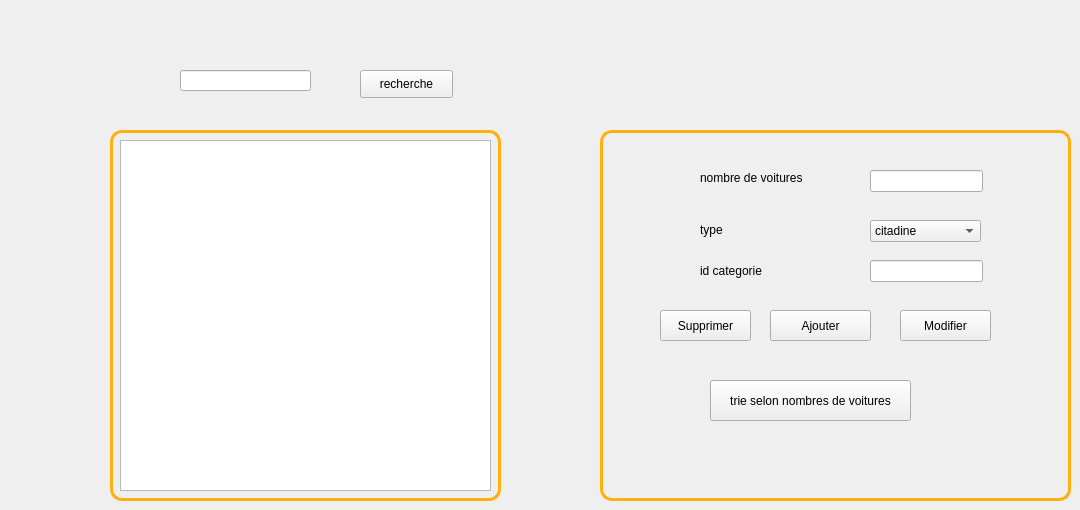
      <widget class="QWidget" name="page_6">
       <widget class="QLineEdit" name="lineEdit_nbvoitures">
        <property name="geometry">
         <rect>
          <x>870</x>
          <y>170</y>
          <width>113</width>
          <height>22</height>
         </rect>
        </property>
        <property name="styleSheet">
         <string notr="true"/>
        </property>
       </widget>
       <widget class="QPushButton" name="modifier_categorie">
        <property name="geometry">
         <rect>
          <x>900</x>
          <y>310</y>
          <width>91</width>
          <height>31</height>
         </rect>
        </property>
        <property name="text">
         <string>Modifier</string>
        </property>
        <property name="icon">
         <iconset resource="res.qrc">
          <normaloff>:/theme_normal/modifier.png</normaloff>:/theme_normal/modifier.png</iconset>
        </property>
       </widget>
       <widget class="QLabel" name="label_45">
        <property name="geometry">
         <rect>
          <x>700</x>
          <y>170</y>
          <width>151</width>
          <height>16</height>
         </rect>
        </property>
        <property name="styleSheet">
         <string notr="true">font: 10pt &quot;MS Shell Dlg 2&quot;;</string>
        </property>
        <property name="text">
         <string>nombre de voitures</string>
        </property>
       </widget>
       <widget class="QLabel" name="label_46">
        <property name="geometry">
         <rect>
          <x>700</x>
          <y>250</y>
          <width>111</width>
          <height>41</height>
         </rect>
        </property>
        <property name="styleSheet">
         <string notr="true">
font: 10pt &quot;MS Shell Dlg 2&quot;;</string>
        </property>
        <property name="text">
         <string>id categorie</string>
        </property>
       </widget>
       <widget class="QPushButton" name="supprimer_categorie">
        <property name="geometry">
         <rect>
          <x>660</x>
          <y>310</y>
          <width>91</width>
          <height>31</height>
         </rect>
        </property>
        <property name="text">
         <string>Supprimer</string>
        </property>
        <property name="icon">
         <iconset resource="res.qrc">
          <normaloff>:/theme_normal/supprimer.png</normaloff>:/theme_normal/supprimer.png</iconset>
        </property>
       </widget>
       <widget class="QLineEdit" name="lineEdit_idc">
        <property name="geometry">
         <rect>
          <x>870</x>
          <y>260</y>
          <width>113</width>
          <height>22</height>
         </rect>
        </property>
        <property name="styleSheet">
         <string notr="true"/>
        </property>
       </widget>
       <widget class="QPushButton" name="trie_categorie">
        <property name="geometry">
         <rect>
          <x>710</x>
          <y>380</y>
          <width>201</width>
          <height>41</height>
         </rect>
        </property>
        <property name="text">
         <string>trie selon nombres de voitures</string>
        </property>
       </widget>
       <widget class="QLabel" name="label_47">
        <property name="geometry">
         <rect>
          <x>700</x>
          <y>220</y>
          <width>71</width>
          <height>20</height>
         </rect>
        </property>
        <property name="styleSheet">
         <string notr="true">font: 10pt &quot;MS Shell Dlg 2&quot;;</string>
        </property>
        <property name="text">
         <string>type</string>
        </property>
       </widget>
       <widget class="QTableView" name="tableView">
        <property name="geometry">
         <rect>
          <x>120</x>
          <y>140</y>
          <width>371</width>
          <height>351</height>
         </rect>
        </property>
        <property name="styleSheet">
         <string notr="true"/>
        </property>
       </widget>
       <widget class="QComboBox" name="combocate">
        <property name="geometry">
         <rect>
          <x>870</x>
          <y>220</y>
          <width>111</width>
          <height>22</height>
         </rect>
        </property>
        <item>
         <property name="text">
          <string>citadine</string>
         </property>
        </item>
        <item>
         <property name="text">
          <string>SUV</string>
         </property>
        </item>
        <item>
         <property name="text">
          <string>mini bus</string>
         </property>
        </item>
        <item>
         <property name="text">
          <string>bus</string>
         </property>
        </item>
        <item>
         <property name="text">
          <string>4x4</string>
         </property>
        </item>
        <item>
         <property name="text">
          <string>cabriolet et coupé</string>
         </property>
        </item>
       </widget>
       <widget class="QPushButton" name="ajouter_categorie">
        <property name="geometry">
         <rect>
          <x>770</x>
          <y>310</y>
          <width>101</width>
          <height>31</height>
         </rect>
        </property>
        <property name="text">
         <string>Ajouter</string>
        </property>
        <property name="icon">
         <iconset resource="res.qrc">
          <normaloff>:/theme_normal/ajouter.png</normaloff>:/theme_normal/ajouter.png</iconset>
        </property>
       </widget>
       <widget class="QPushButton" name="rechercheee">
        <property name="geometry">
         <rect>
          <x>360</x>
          <y>70</y>
          <width>93</width>
          <height>28</height>
         </rect>
        </property>
        <property name="text">
         <string>recherche</string>
        </property>
       </widget>
       <widget class="QLineEdit" name="lineEdittt_16">
        <property name="geometry">
         <rect>
          <x>180</x>
          <y>70</y>
          <width>131</width>
          <height>21</height>
         </rect>
        </property>
       </widget>
       <widget class="QLabel" name="label_98">
        <property name="geometry">
         <rect>
          <x>110</x>
          <y>130</y>
          <width>391</width>
          <height>371</height>
         </rect>
        </property>
        <property name="styleSheet">
         <string notr="true">background-color: transparent;
border-radius: 12px;
border-color: rgb(255, 175, 14);
	padding: 5px;
border-width: 3px;
border-style: solid ;</string>
        </property>
        <property name="text">
         <string/>
        </property>
       </widget>
       <widget class="QLabel" name="label_99">
        <property name="geometry">
         <rect>
          <x>600</x>
          <y>130</y>
          <width>471</width>
          <height>371</height>
         </rect>
        </property>
        <property name="styleSheet">
         <string notr="true">background-color: transparent;
border-radius: 12px;
border-color: rgb(255, 175, 14);
	padding: 5px;
border-width: 3px;
border-style: solid ;</string>
        </property>
        <property name="text">
         <string/>
        </property>
       </widget>
       <zorder>label_98</zorder>
       <zorder>label_99</zorder>
       <zorder>lineEdit_nbvoitures</zorder>
       <zorder>modifier_categorie</zorder>
       <zorder>label_45</zorder>
       <zorder>label_46</zorder>
       <zorder>supprimer_categorie</zorder>
       <zorder>lineEdit_idc</zorder>
       <zorder>trie_categorie</zorder>
       <zorder>label_47</zorder>
       <zorder>tableView</zorder>
       <zorder>combocate</zorder>
       <zorder>ajouter_categorie</zorder>
       <zorder>rechercheee</zorder>
       <zorder>lineEdittt_16</zorder>
      </widget>
